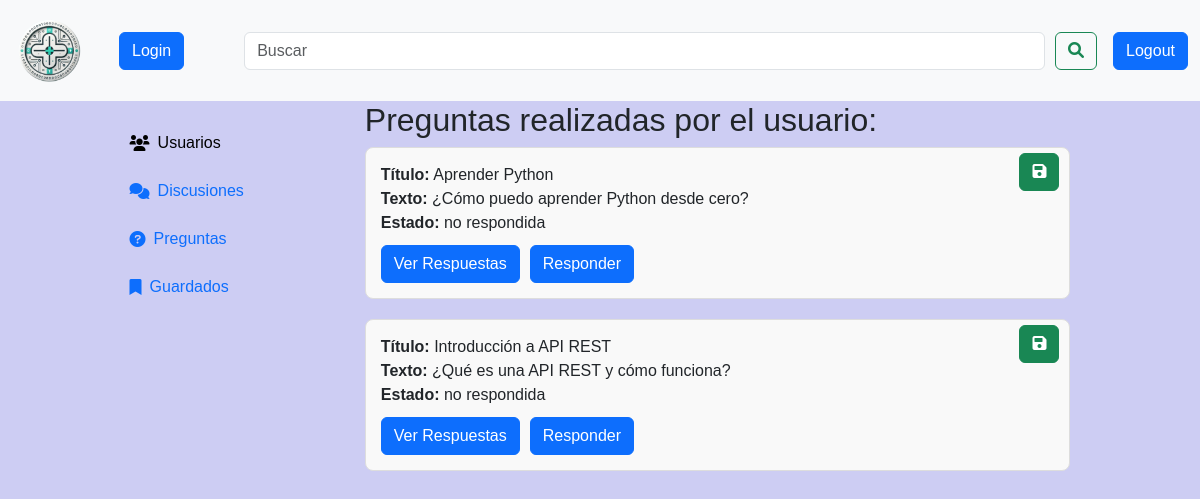
The page /paginas/preguntasUsuario.php?id=1 on the database its author committed.
### tables this page shows
CREATE TABLE tbl_preguntas( 
    id_preguntas INT PRIMARY KEY AUTO_INCREMENT NOT NULL,
    texto_preguntas VARCHAR(255) NOT NULL,
    titulo_preguntas VARCHAR(150) NOT NULL,
    estado_preguntas ENUM ('no respondida', 'respondida') NOT NULL DEFAULT 'no respondida',
    guardar_preguntas ENUM ('no guardada' , 'guardada') NOT NULL DEFAULT 'no guardada',
    fecha_preguntas DATETIME NOT NULL DEFAULT CURRENT_TIMESTAMP,
    id_usuario INT NOT NULL,
    FOREIGN KEY (id_usuario) REFERENCES tbl_usuarios(id_usuario)
);

### paginas/preguntasUsuario.php (the view, shortened to what this page needs)
<?php
if (isset($_GET['id'])) {
    $id_usuario = intval($_GET['id']);
}
include_once('../conexion/conexion.php');
?>
<!DOCTYPE html>
<html lang="en">
<head>
    <link href="https://cdn.jsdelivr.net/npm/bootstrap@5.3.3/dist/css/bootstrap.min.css" rel="stylesheet"
>
    <link href="https://cdnjs.cloudflare.com/ajax/libs/font-awesome/6.0.0-beta3/css/all.min.css" rel="stylesheet">
    <link href="../css/styles.css" rel="stylesheet">
</head>
<body>
    <nav class="navbar navbar-expand-lg bg-body-tertiary">
        <div class="container-fluid">
            <a class="navbar-brand" href="../index.php"><img src="../img/nav_logo.png" id="nav_img" alt="Logo"></a>
            <?php
                 if(!isset($_SESSION['usuario'])){
                    ?>
                    <form action="./entrada/login.php">
                        <?php
                    echo '<button class="btn btn-primary ms-3">Login</button>';
                    ?>
                    </form>
                    <?php
                 } else {
                    echo $_SESSION['usuario'];
                 }
                 ?>
            <div class="collapse navbar-collapse" id="navbarSupportedContent">
                <form class="d-flex w-100" role="search">
                    <input class="form-control search-bar" type="search" placeholder="Buscar" aria-label="Search">
                    <button class="btn btn-outline-success" type="submit"><i class="fa-solid fa-magnifying-glass"></i></button>
                </form>
            </div>
            <form action = "./cerrar_sesion.php" method = "POST">
                <input type="submit" value="Logout" class="btn btn-primary ms-3" name="logout">
            </form>
        </div>
    </nav>
    <div class="container">
        <div class="barra-izquierda">
            <a href="./verUsuarios.php" name="usuarios" class="d-flex align-items-center text-decoration-none">
                <i class="fa-solid fa-users me-2"></i><span>Usuarios</span>
            </a>
            <br>
            <a href="#" name="discusiones" class="d-flex align-items-center text-decoration-none">
                <i class="fa-solid fa-comments me-2"></i><span>Discusiones</span>
            </a>
            <br>
            <a href="../paginas/preguntas.php" name="preguntas" class="d-flex align-items-center text-decoration-none">
                <i class="fa-solid fa-question-circle me-2"></i><span>Preguntas</span>
            </a>
            <br>
            <a href="#" name="guardados" class="d-flex align-items-center text-decoration-none">
                <i class="fa-solid fa-bookmark me-2"></i><span>Guardados</span>
            </a>
        </div>
        <div class="barra-derecha">
            <?php
            try {
                $stmt = $conexion->prepare("
                SELECT id_preguntas, titulo_preguntas, texto_preguntas,estado_preguntas, fecha_preguntas, tbl_preguntas.id_usuario, nombre_usuario
                FROM tbl_preguntas
                INNER JOIN tbl_usuarios ON tbl_preguntas.id_usuario = tbl_usuarios.id_usuario
                WHERE tbl_preguntas.id_usuario = :id_usuario
                ORDER BY fecha_preguntas DESC");
                $stmt->bindParam(':id_usuario', $id_usuario, PDO::PARAM_INT);
                $stmt->execute();
                $preguntas = $stmt->fetchAll(PDO::FETCH_ASSOC);
                if ($preguntas) {
                    echo "<h2>Preguntas realizadas por el usuario:</h2>";
                    echo "<ul style='list-style-type: none; padding: 0;'>";
                    foreach ($preguntas as $pregunta) {
                        echo '<li class="pregunta-container" style="margin-bottom: 20px; position: relative;">';
                        echo '<form action="guardar_preguntas.php" method="post">';
                        echo '<button class="btn btn-success" style="position: absolute; top: 5px; right: 10px;">';
                        echo '<i class="fas fa-save"></i> ';
                        echo '</button>';
                        echo '</form>';                        echo "<strong>Título:</strong> <span>" . htmlspecialchars($pregunta['titulo_preguntas']) . "</span><br>";
                        echo "<strong>Texto:</strong> <span>" . htmlspecialchars($pregunta['texto_preguntas']) . "</span><br>";
                        echo "<strong>Estado:</strong> <span>" . htmlspecialchars($pregunta['estado_preguntas']) . "</span>";
                        echo '<div class="button-group" style="display: flex; justify-content: space-between; align-items: center; margin-top: 10px;">';
                        echo '<div style="display: flex; gap: 10px;">';
                        echo '<form action="verRespuestas.php" method="POST">';
                        echo '<button type="submit" name="verRespuesta" class="btn btn-primary">Ver Respuestas</button>';
                        echo '</form>';
                        echo '<form action="form_insertar_respuesta.php" method="POST">';
                        echo '<button type="submit" name="respuesta" class="btn btn-primary">Responder</button>';
                        echo '</form>';
                        echo '</div>';
                        echo '</div>';
                        echo '</li>';                    }
                    echo "</ul>";
                }
                 else {
                    echo "Este usuario no ha realizado preguntas.";
                }
            } catch (PDOException $e) {
                echo "Error en la conexión: " . $e->getMessage();
            }
            ?>
        </div>
    </div>
</body>

### css/styles.css (style rules this page uses)
body { background-color: rgb(205, 205, 243); font-family: Arial, sans-serif; }
#nav_img { height: 75px; width: 75px; }
.search-bar { margin-right: 10px; margin-left: 60px; }
.container { max-width: 100%; }
.barra-izquierda { float: left; padding-left: 10%; height: 100vh; width: 30%; padding-top: 10px; text-align: center; margin-top: 20px; }
.barra-derecha { float: right; padding-right: 10%; height: 100vh; width: 70%; }
.pregunta-container { margin-bottom: 20px; padding: 15px; border: 1px solid #ddd; border-radius: 8px; background-color: #f9f9f9; position: relative; }

### paginas/preguntasUsuario.php (style rules this page uses)
.barra-izquierda a[name="usuarios"] i, .barra-izquierda a[name="usuarios"] span { color: black; }

### rows shown on the page
tbl_preguntas: titulo_preguntas "Aprender Python", texto_preguntas "¿Cómo puedo aprender Python desde cero?", estado_preguntas "no respondida"
tbl_preguntas: titulo_preguntas "Introducción a API REST", texto_preguntas "¿Qué es una API REST y cómo funciona?", estado_preguntas "no respondida"
